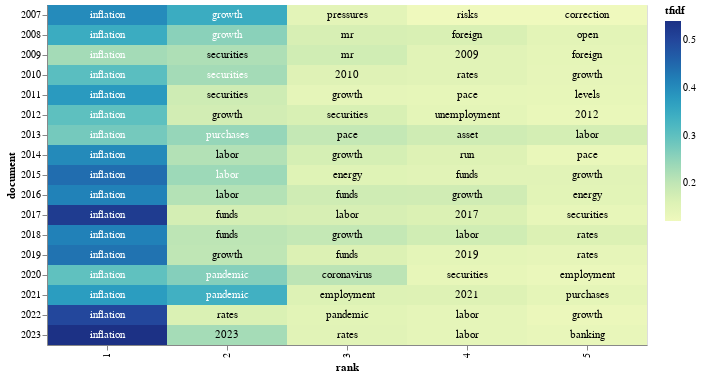

The cell this chart's notebook holds for it:
### Code cell
# adding a little randomness to break ties in term ranking
top_tfidf_plusRand = top_tfidf.copy()
top_tfidf_plusRand['tfidf'] = top_tfidf_plusRand['tfidf'] + np.random.rand(top_tfidf.shape[0])*0.0001

# base for all visualizations, with rank calculation
base = alt.Chart(top_tfidf_plusRand).encode(
    x = 'rank:O',
    y = 'document:N'
).transform_window(
    rank = "rank()",
    sort = [alt.SortField("tfidf", order="descending")],
    groupby = ["document"],
)

# heatmap specification
heatmap = base.mark_rect().encode(
    color = 'tfidf:Q'
)

# text labels, white for darker heatmap colors
text = base.mark_text(baseline='middle').encode(
    text = 'term:N',
    color = alt.condition(alt.datum.tfidf >= 0.23, alt.value('white'), alt.value('black'))
)

# display the three superimposed visualizations
(heatmap + text).properties(width = 600)

### Figure 1 — Vega-Lite specification as saved in the notebook (floating-point values rounded to 4 significant figures)
{"config": {"view": {"continuousWidth": 300, "continuousHeight": 300}}, "layer": [{"mark": {"type": "rect"}, "encoding": {"color": {"field": "tfidf", "type": "quantitative"}, "x": {"field": "rank", "type": "ordinal"}, "y": {"field": "document", "type": "nominal"}}, "transform": [{"window": [{"op": "rank", "field": "", "as": "rank"}], "groupby": ["document"], "sort": [{"field": "tfidf", "order": "descending"}]}]}, {"mark": {"type": "text", "baseline": "middle"}, "encoding": {"color": {"condition": {"test": "(datum.tfidf >= 0.23)", "value": "white"}, "value": "black"}, "text": {"field": "term", "type": "nominal"}, "x": {"field": "rank", "type": "ordinal"}, "y": {"field": "document", "type": "nominal"}}, "transform": [{"window": [{"op": "rank", "field": "", "as": "rank"}], "groupby": ["document"], "sort": [{"field": "tfidf", "order": "descending"}]}]}], "data": {"name": "data-1a14cf20d433d72d2f990146c40151b5"}, "width": 600, "$schema": "https://vega.github.io/schema/vega-lite/v5.15.1.json", "datasets": {"data-1a14cf20d433d72d2f990146c40151b5": [{"document": "2007", "term": "inflation", "tfidf": 0.3999}, {"document": "2007", "term": "growth", "tfidf": 0.3464}, {"document": "2007", "term": "pressures", "tfidf": 0.1466}, {"document": "2007", "term": "risks", "tfidf": 0.1223}, {"document": "2007", "term": "correction", "tfidf": 0.1216}, {"document": "2008", "term": "inflation", "tfidf": 0.3466}, {"document": "2008", "term": "growth", "tfidf": 0.2562}, {"document": "2008", "term": "mr", "tfidf": 0.1693}, {"document": "2008", "term": "foreign", "tfidf": 0.1666}, {"document": "2008", "term": "open", "tfidf": 0.1472}, {"document": "2009", "term": "inflation", "tfidf": 0.2302}, {"document": "2009", "term": "securities", "tfidf": 0.2206}, {"document": "2009", "term": "mr", "tfidf": 0.1782}, {"document": "2009", "term": "2009", "tfidf": 0.1513}, {"document": "2009", "term": "foreign", "tfidf": 0.1434}, {"document": "2010", "term": "inflation", "tfidf": 0.3066}, {"document": "2010", "term": "securities", "tfidf": 0.2304}, {"document": "2010", "term": "2010", "tfidf": 0.1556}, {"document": "2010", "term": "rates", "tfidf": 0.1514}, {"document": "2010", "term": "growth", "tfidf": 0.14}, {"document": "2011", "term": "inflation", "tfidf": 0.3784}, {"document": "2011", "term": "securities", "tfidf": 0.182}, {"document": "2011", "term": "growth", "tfidf": 0.1414}, {"document": "2011", "term": "pace", "tfidf": 0.1396}, {"document": "2011", "term": "levels", "tfidf": 0.1388}, {"document": "2012", "term": "inflation", "tfidf": 0.3017}, {"document": "2012", "term": "growth", "tfidf": 0.1764}, {"document": "2012", "term": "securities", "tfidf": 0.1681}, {"document": "2012", "term": "unemployment", "tfidf": 0.1436}, {"document": "2012", "term": "2012", "tfidf": 0.1342}, {"document": "2013", "term": "inflation", "tfidf": 0.2772}, {"document": "2013", "term": "purchases", "tfidf": 0.2454}, {"document": "2013", "term": "pace", "tfidf": 0.1948}, {"document": "2013", "term": "asset", "tfidf": 0.1798}, {"document": "2013", "term": "labor", "tfidf": 0.1733}, {"document": "2014", "term": "inflation", "tfidf": 0.4017}, {"document": "2014", "term": "labor", "tfidf": 0.215}, {"document": "2014", "term": "growth", "tfidf": 0.1714}, {"document": "2014", "term": "run", "tfidf": 0.1577}, {"document": "2014", "term": "pace", "tfidf": 0.1342}, {"document": "2015", "term": "inflation", "tfidf": 0.4421}, {"document": "2015", "term": "labor", "tfidf": 0.2374}, {"document": "2015", "term": "energy", "tfidf": 0.1542}, {"document": "2015", "term": "funds", "tfidf": 0.1512}, {"document": "2015", "term": "growth", "tfidf": 0.1506}, {"document": "2016", "term": "inflation", "tfidf": 0.4137}, {"document": "2016", "term": "labor", "tfidf": 0.214}, {"document": "2016", "term": "funds", "tfidf": 0.1801}, {"document": "2016", "term": "growth", "tfidf": 0.1793}, {"document": "2016", "term": "energy", "tfidf": 0.1488}, {"document": "2017", "term": "inflation", "tfidf": 0.5189}, {"document": "2017", "term": "funds", "tfidf": 0.173}, {"document": "2017", "term": "labor", "tfidf": 0.1689}, {"document": "2017", "term": "2017", "tfidf": 0.1634}, {"document": "2017", "term": "securities", "tfidf": 0.1393}, {"document": "2018", "term": "inflation", "tfidf": 0.4152}, {"document": "2018", "term": "funds", "tfidf": 0.205}, {"document": "2018", "term": "growth", "tfidf": 0.195}, {"document": "2018", "term": "labor", "tfidf": 0.179}, {"document": "2018", "term": "rates", "tfidf": 0.1611}, {"document": "2019", "term": "inflation", "tfidf": 0.434}, {"document": "2019", "term": "growth", "tfidf": 0.2023}, {"document": "2019", "term": "funds", "tfidf": 0.1614}, {"document": "2019", "term": "2019", "tfidf": 0.1446}, {"document": "2019", "term": "rates", "tfidf": 0.1414}, {"document": "2020", "term": "inflation", "tfidf": 0.299}, {"document": "2020", "term": "pandemic", "tfidf": 0.2614}, {"document": "2020", "term": "coronavirus", "tfidf": 0.2066}, {"document": "2020", "term": "securities", "tfidf": 0.1388}, {"document": "2020", "term": "employment", "tfidf": 0.1317}, {"document": "2021", "term": "inflation", "tfidf": 0.3745}, {"document": "2021", "term": "pandemic", "tfidf": 0.3375}, {"document": "2021", "term": "employment", "tfidf": 0.1598}, {"document": "2021", "term": "2021", "tfidf": 0.1566}, {"document": "2021", "term": "purchases", "tfidf": 0.1428}, {"document": "2022", "term": "inflation", "tfidf": 0.4981}, {"document": "2022", "term": "rates", "tfidf": 0.1644}, {"document": "2022", "term": "pandemic", "tfidf": 0.1486}, {"document": "2022", "term": "labor", "tfidf": 0.1419}, {"document": "2022", "term": "growth", "tfidf": 0.1303}, {"document": "2023", "term": "inflation", "tfidf": 0.5394}, {"document": "2023", "term": "2023", "tfidf": 0.2299}, {"document": "2023", "term": "rates", "tfidf": 0.1507}, {"document": "2023", "term": "labor", "tfidf": 0.1417}, {"document": "2023", "term": "banking", "tfidf": 0.1354}]}}
